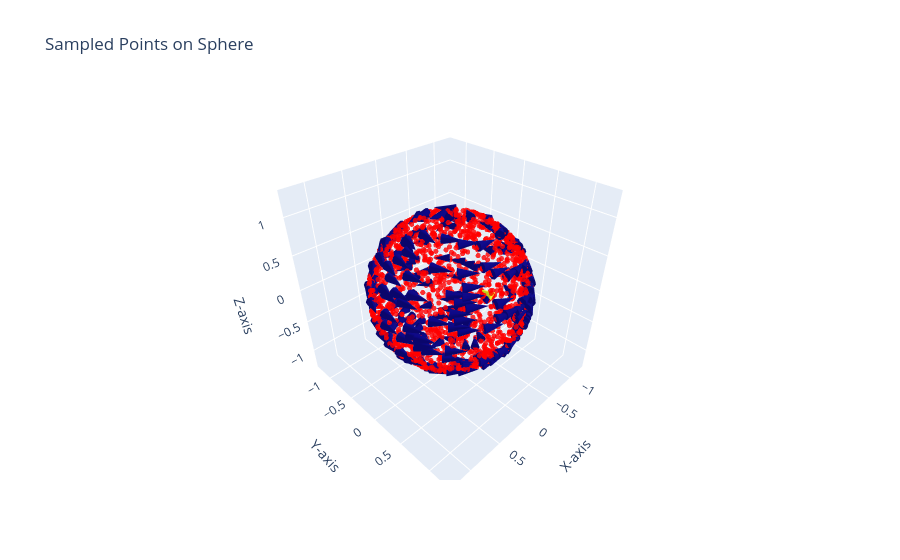

Here is the notebook cell this chart was saved with:
### Code cell
# 3D interactive plot uing plotly
import plotly.graph_objects as go
fig = go.Figure(data=[go.Scatter3d(
    x=X.detach()[:, 0].numpy(),
    y=X.detach()[:, 1].numpy(),
    z=X.detach()[:, 2].numpy(),
    mode='markers',
    marker=dict(
        size=3,
        color='red',
        opacity=0.8
    )
)])
# Add quiver plot for vector field
skip = 10
fig.add_trace(go.Cone(
    x=X.detach()[::skip, 0].numpy(),
    y=X.detach()[::skip, 1].numpy(),
    z=X.detach()[::skip, 2].numpy(),
    u=b_true.detach()[::skip, 0].numpy(),
    v=b_true.detach()[::skip, 1].numpy(),
    w=b_true.detach()[::skip, 2].numpy(),
    sizemode="absolute",    
    sizeref=1,
    anchor="tail",
    showscale=False,
))


fig.update_layout(scene=dict(
                    xaxis_title='X-axis',
                    yaxis_title='Y-axis',
                    zaxis_title='Z-axis'),
                  title='Sampled Points on Sphere') 

fig

### Figure 1 — Plotly figure (JSON) as saved in the notebook; plotly's stock layout.template omitted (floating-point values rounded to 4 significant figures; data arrays with more than 128 entries replaced by an {"elided": "..."} marker saying what was removed)
{"data": [{"marker": {"color": "red", "opacity": 0.8, "size": 3}, "mode": "markers", "type": "scatter3d", "x": {"elided": "2000 float values"}, "y": {"elided": "2000 float values"}, "z": {"elided": "2000 float values"}}, {"anchor": "tail", "showscale": false, "sizemode": "absolute", "sizeref": 1, "type": "cone", "u": {"elided": "200 float values"}, "v": {"elided": "200 float values"}, "w": {"elided": "200 float values"}, "x": {"elided": "200 float values"}, "y": {"elided": "200 float values"}, "z": {"elided": "200 float values"}}], "layout": {"scene": {"xaxis": {"title": {"text": "X-axis"}}, "yaxis": {"title": {"text": "Y-axis"}}, "zaxis": {"title": {"text": "Z-axis"}}}, "title": {"text": "Sampled Points on Sphere"}}}
